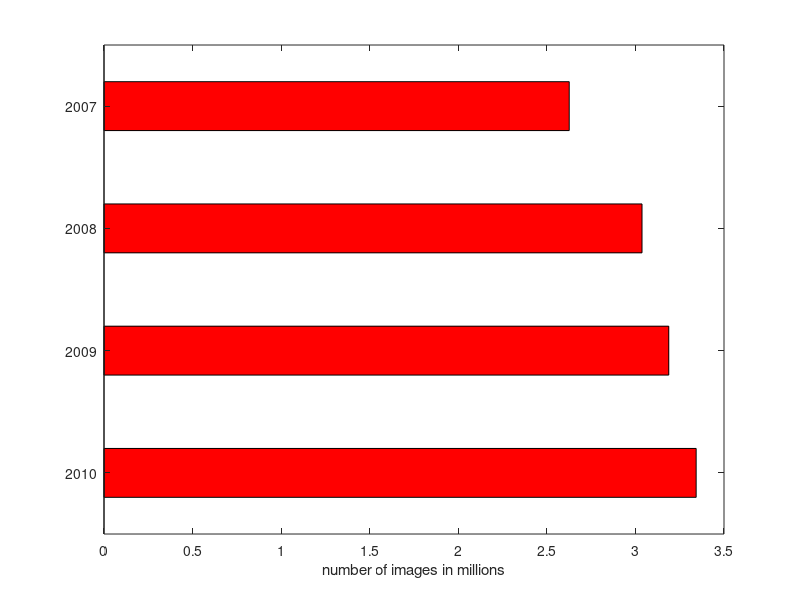

MATLAB code to generate this figure:

barh([2007:2010],[2.626360, 3.037157, 3.188168, 3.342893],0.4,'r');
xlabel('number of images in millions');
set(gca, 'YDir', 'reverse')